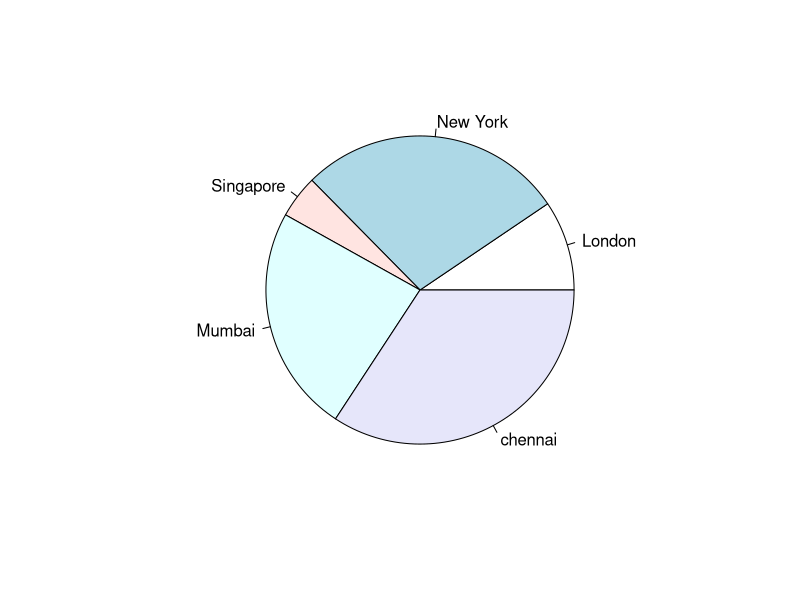
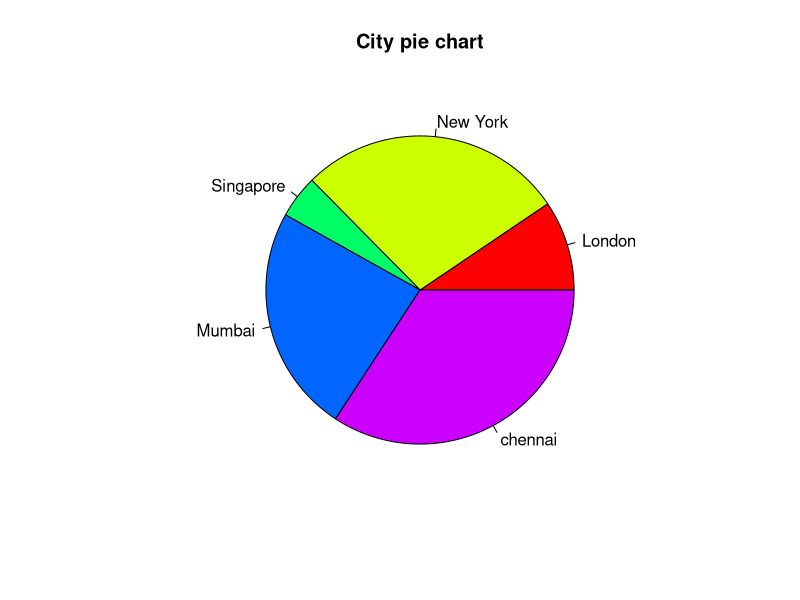

R code for these plots, in order: (Note: this script raises an error after producing the figures.)
x <- c(21, 62, 10, 53,76)
21/222*360

34.05+100.54+16.21+85.95+123.24
labels <- c("London", "New York", "Singapore", "Mumbai","chennai")
pie(x,labels)

pie(x, labels, main = "City pie chart", col = rainbow(length(x)))


pie(x, labels = piepercent, main = "City pie chart",col = rainbow(length(x)))
legend("topleft", c("London","New York","Singapore","Mumbai","Chennai"), cex = 0.7,
       fill = rainbow(length(x)))


library(plotrix)
x <-  c(21, 62, 10,53,76)
lbl <-  c("London","New York","Singapore","Mumbai","Chennai")

pie3D(x,labels = lbl,explode = 0.1, main = "Pie Chart of Countries ")
pie3D(x,labels=lbl,explode = 0.1, main = "Pie Chart of Countries ",)
legend("topright", c("London","New York","Singapore","Mumbai","Chennai"), cex =0.6,
       fill = rainbow(length(x)))
dev.off()

x <- c(21, 62, 10, 53,76)
labels <-  c("London","New York","Singapore","Mumbai","Chennai")

piepercent<- round(100*x/sum(x), 1)
pie3D(x, labels = piepercent, main = "City pie chart",col = rainbow(length(x)))
legend("topright", c("London","New York","Singapore","Mumbai","Chennai"), cex = 0.7,
       fill = rainbow(length(x)))
